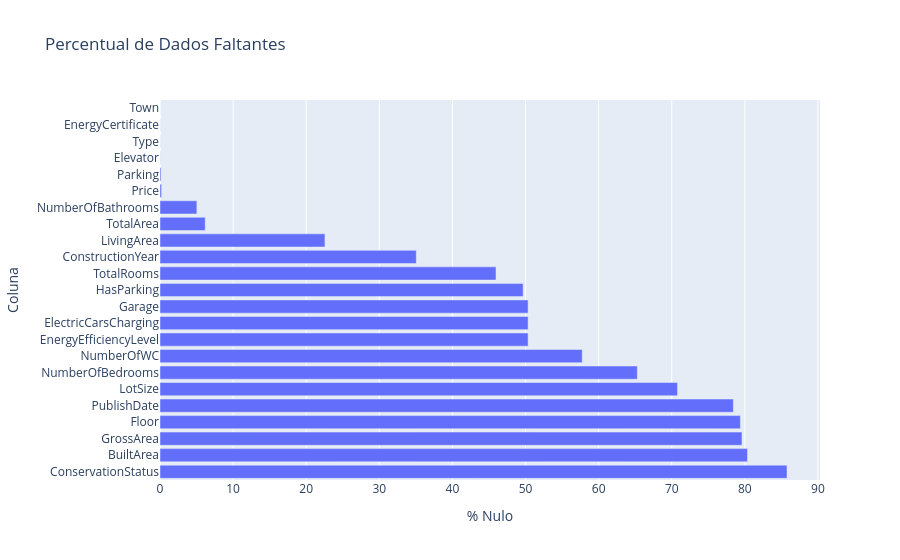

Notebook cell for this chart:
### Markdown cell above
## Análise de Dados Faltantes (Missing Data)

### Code cell
# Percentual de nulos por coluna
missing = (df_raw.isnull().sum() / len(df_raw) * 100).sort_values(ascending=False)
print("Dados Faltantes (%):")
print(missing[missing > 0])

# Visualiza
fig = px.bar(
    x=missing[missing > 0].values,
    y=missing[missing > 0].index,
    orientation='h',
    title='Percentual de Dados Faltantes',
    labels={'x': '% Nulo', 'y': 'Coluna'}
)
fig.show()

### Figure 1 — Plotly figure (JSON) as saved in the notebook; plotly's stock layout.template omitted (floating-point values rounded to 4 significant figures)
{"data": [{"alignmentgroup": "True", "hovertemplate": "% Nulo=%{x}<br>Coluna=%{y}<extra></extra>", "legendgroup": "", "marker": {"color": "#636efa", "pattern": {"shape": ""}}, "name": "", "offsetgroup": "", "orientation": "h", "showlegend": false, "textposition": "auto", "type": "bar", "x": [85.77, 80.36, 79.61, 79.39, 78.43, 70.8, 65.29, 57.76, 50.35, 50.35, 50.35, 49.67, 45.96, 35.06, 22.57, 6.185, 5.044, 0.2213, 0.1431, 0.02361, 0.0118, 0.01033, 0.001476], "xaxis": "x", "y": ["ConservationStatus", "BuiltArea", "GrossArea", "Floor", "PublishDate", "LotSize", "NumberOfBedrooms", "NumberOfWC", "EnergyEfficiencyLevel", "ElectricCarsCharging", "Garage", "HasParking", "TotalRooms", "ConstructionYear", "LivingArea", "TotalArea", "NumberOfBathrooms", "Price", "Parking", "Elevator", "Type", "EnergyCertificate", "Town"], "yaxis": "y"}], "layout": {"barmode": "relative", "legend": {"tracegroupgap": 0}, "title": {"text": "Percentual de Dados Faltantes"}, "xaxis": {"anchor": "y", "domain": [0, 1], "title": {"text": "% Nulo"}}, "yaxis": {"anchor": "x", "domain": [0, 1], "title": {"text": "Coluna"}}}}
